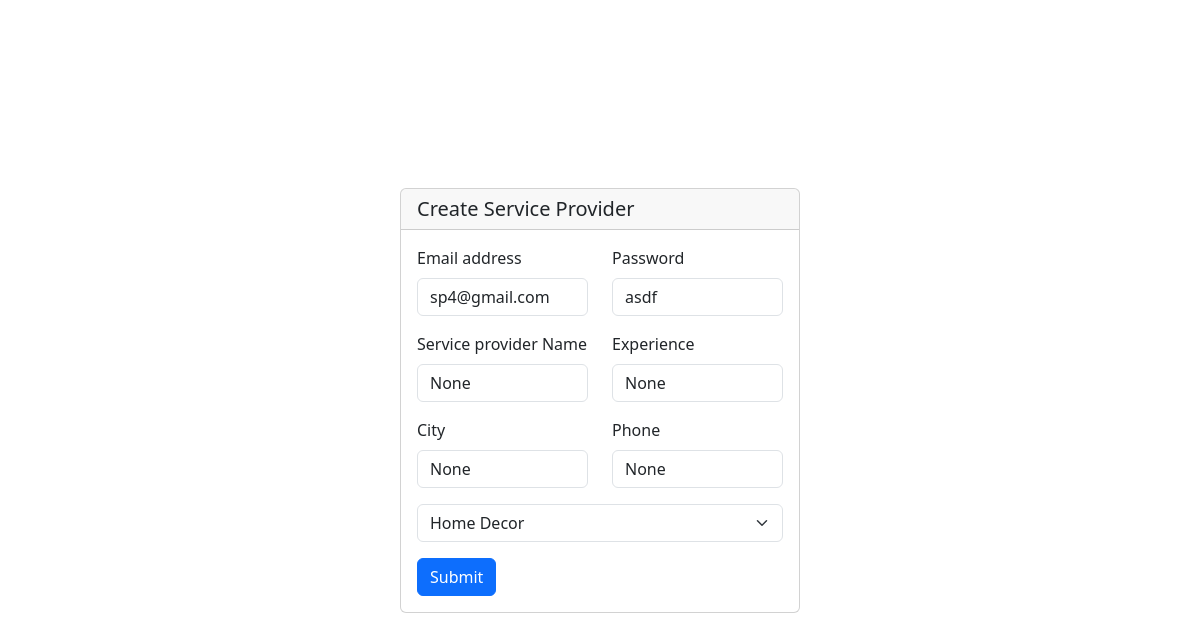
The app's page /manageproviders?action=edit&id=4 (signed in) with its own data.
### backend/models.py (models this page shows, shortened)
class ServiceProvider(db.Model,UserMixin):
    __tablename__='serviceprovider'
    id=db.Column(db.Integer, primary_key=True, autoincrement=True)
    name=db.Column(db.String)
    city=db.Column(db.String)
    email=db.Column(db.String,unique=True, nullable=False)
    password=db.Column(db.String)
    exp=db.Column(db.Integer)
    phone=db.Column(db.String)
    status=db.Column(db.String)
    servicename= db.Column(db.String, db.ForeignKey("services.name"))
    receive_request=db.relationship("Request")

### backend/routes.py (the view, shortened to what this page needs)
@app.route("/manageproviders", methods=["GET","POST"])
def manageproviders():
    if request.method=="GET" and request.args.get("action")=="create" :
        services=db.session.query(Services).all()
        return render_template("admin/create_sp.html", services=services)
    elif request.method=="GET" and request.args.get("action")=="edit":
        id=request.args.get("id")
        spobj=db.session.query(ServiceProvider).filter_by(id=id).first()
        services=db.session.query(Services).all()
        return render_template("admin/create_sp.html",spobj=spobj, services=services)
    elif request.method=="GET" and request.args.get("action")=="delete":
        id=request.args.get("id")
        delobj=db.session.query(ServiceProvider).filter_by(id=id).first()
        db.session.delete(delobj)
        db.session.commit()
        return redirect("dashboard/ad")

### app.py (called while the page is built)
def create_app():
    app=Flask(__name__)
    app.config["SQLALCHEMY_DATABASE_URI"]="sqlite:///mydb.sqlite3"
    db.init_app(app)
    app.config["SECRET_KEY"]="mysecretkey"
    loginmanager=LoginManager(app)
    @loginmanager.user_loader
    def load_user(email):
        obj=db.session.query(ServiceProvider).filter_by(email=email).first() or db.session.query(Customer).filter_by(email=email).first() or db.session.query(Admin).filter_by(email=email).first()
        return obj
    app.app_context().push()
    return app

### templates/admin/create_sp.html (shortened to what this page needs)
<!DOCTYPE html>
<html lang="en">
<head>
    <link href="https://cdn.jsdelivr.net/npm/bootstrap@5.3.8/dist/css/bootstrap.min.css" rel="stylesheet"
>
    <link rel="stylesheet" href="https://cdn.jsdelivr.net/npm/bootstrap-icons@1.13.1/font/bootstrap-icons.min.css">
</head>
<body>
    <div class="container-fluid d-flex justify-content-center align-items-center vh-100">
        <div class="card" style="width: 25rem;">
            <h5 class="card-header">Create Service Provider</h5>
            <div class="card-body">
                <form action="/manageproviders?action={% if spobj %}edit&id={{spobj.id}}{% else %}create{% endif %}" method="POST">
                    <div class="row">
                        <div class="mb-3 col">
                            <label for="exampleInputEmail1" class="form-label">Email address</label>
                            <input type="email" class="form-control" id="exampleInputEmail1"
                                aria-describedby="emailHelp" name="email" value="{% if spobj %}{{spobj.email}}{% endif %}">
                        </div>
                        <div class="mb-3 col">
                            <label for="exampleInputPassword1" class="form-label">Password</label>
                            <input type="text" class="form-control" id="exampleInputPassword1" name="pwd" value="{% if spobj %}{{spobj.password}}{% endif %}">
                        </div>
                    </div>
                    <div class="row">
                        <div class="mb-3 col">
                            <label for="servicename" class="form-label">Service provider Name</label>
                            <input type="text" class="form-control" id="servicename" aria-describedby="emailHelp"
                                name="name" value="{% if spobj %}{{spobj.name}}{% endif %}">
                        </div>
                        <div class="mb-3 col">
                            <label for="servicename" class="form-label">Experience</label>
                            <input type="text" class="form-control" id="servicename" aria-describedby="emailHelp"
                                name="exp" value="{% if spobj %}{{spobj.exp}}{% endif %}">
                        </div>
                    </div>
                    <div class="row">
                        <div class="mb-3 col">
                            <label for="Baseprice" class="form-label">City</label>
                            <input type="text" class="form-control" id="Baseprice" name="city" value="{% if spobj %}{{spobj.city}}{% endif %}">
                        </div>
                        <div class="mb-3 col">
                            <label for="Baseprice" class="form-label">Phone</label>
                            <input type="text" class="form-control" id="Baseprice" name="phone" value="{% if spobj %}{{spobj.phone}}{% endif %}">
                        </div>
                    </div>
                    <div class="mb-3">
                        <select class="form-select" aria-label="Default select example" name="cat">
                            <option selected>{% if spobj %}{{spobj.servicename}}{% else %}Select Service{% endif %}</option>
                        </select>
                    </div>
                    <button type="submit" class="btn btn-primary">Submit</button>
                </form>
            </div>
        </div>
    </div>
</body>
</html>

### records on screen
ServiceProvider: email "sp4@gmail.com", pwd "asdf", name "None", exp "None", city "None", phone "None", cat "Home Decor"
